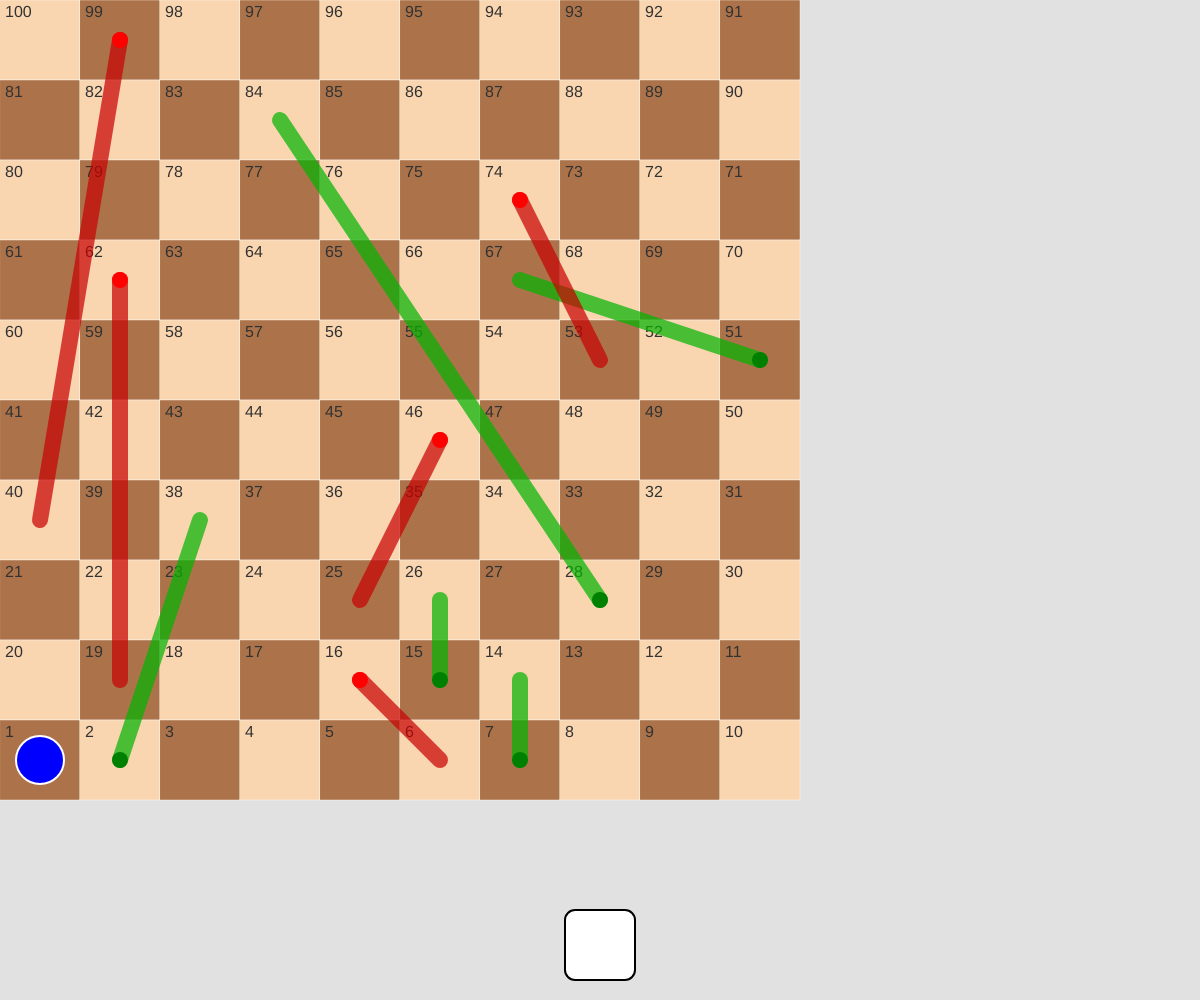
Frame 1 (no input)
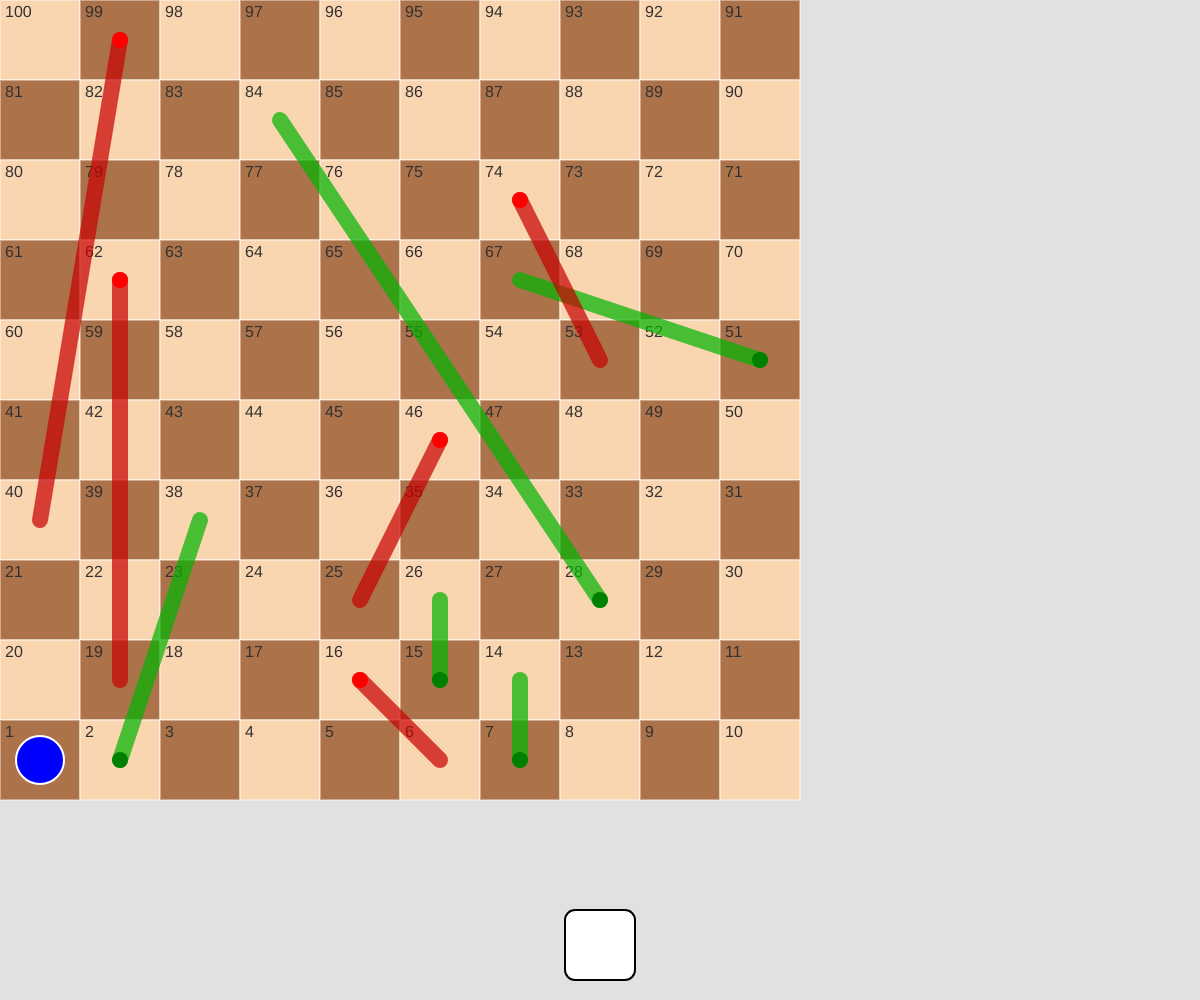
Frame 60 (no input)
Frame 120 (the mouse pressed at the canvas centre since frame 60): identical to frame 60, image omitted

The p5.js sketch that drew these frames (run headless with seeded random() and noise() and a simulated clock; from frame 60 on, the mouse is pressed at the canvas centre):

// p5.js sketch
// ── sketch.js
// 2D Array Game (Snakes and Ladders)
// Zain Ahmad Zaram
// 14 April 2026
//
// Extra for Experts:
// Took help a YTber named The Coding Train mostly for maths
// learnt how to use counter the challenges of the left to right and right to left moving of the player on the board 
// and how to convert the player's position on the board to row and column coordinates for drawing the player on the canvas
// discovered the min() function to make sure the board stays a square even on wide monitors
// discovered transparancy in colors to make the lines for snakes and ladders look better and not so harsh on the eyes
// discovered objects can be used to return multiple values from a function

//Constants for dice
const DICE_SIZE = 70;
const ONEDOT_RADIUS = 20;
const TWODOT_RADIUS = 10;
const THREEDOT_RADIUS = 9;
const FOURDOT_RADIUS = 9;
const FIVEDOT_RADIUS = 9;
const SIXDOT_RADIUS = 9;

//colors for the board tiles/cells
const LIGHT_SKIN = "#f9d5b0";
const DARK_SKIN = "#ac734a";

//game variables
let diceNumber;
let playerPos = 1;
let cellSize;
let board = [];

// These arrays define the start and end points of the special tiles (snakes and ladders)
let specialTileStarts = [2, 7, 15, 28, 51, 16, 46, 62, 74, 99];
let specialTileEnds   = [38, 14, 26, 84, 67, 6, 25, 19, 53, 40];

function setup() {
  createCanvas(windowWidth, windowHeight);
  calculateSizes();
  initializeBoard();
}


function draw() {

  background(225);

  drawBoard();
  drawSpecials();
  drawPlayer();
  drawDice();

  if (playerPos === 100) {
    winText();
  }
}

function calculateSizes() {
  let availableHeight = height * 0.8;
  // min ensures the board stays a square even on wide monitors
  cellSize = min(width, availableHeight) / 10;
}


// Create the 10x10 structure of the board using a 2D array (the main requirement of the project)
function initializeBoard() {
  for (let i = 0; i < 10; i++) {
    board[i] = [];
    for (let j = 0; j < 10; j++) {
      // Initialize all cells to 0 (empty)
      board[i][j] = 0;
    }
  }
    // Populates the 2D array with destination numbers at specific coordinates to act as a "lookup table" for snakes and ladders
  for (let i = 0; i < specialTileStarts.length; i++) {
    // Get the starting and ending tile numbers for the current special tile while matching the indexes of the two arrays
    let sNum = specialTileStarts[i];
    let eNum = specialTileEnds[i];
    
    // Convert the starting tile number to grid coordinates (row and column)
    let pos = getGridCoords(sNum);
    
    // Place the special tile on the board by setting the value at the corresponding row and column to the ending tile number
    //also acts as a lookup for the player's position to know where to move them when they land on a snake or ladder
    board[pos.row][pos.col] = eNum;
  }
}



function dice() {
  diceNumber = Math.floor(random(1, 7));
  playerPos += diceNumber;

  if (playerPos >= 100) {
    playerPos = 100;
  }
  //this piece gets info from initializeBoard() to check if the player has landed on a special tile and move them accordingly, if not it just leaves them where they are
  else {
    // Get the grid coordinates of the player's new position after moving
    let pos = getGridCoords(playerPos); 
    // Check if the player has landed on a special tile by looking up the value in the board array at the corresponding row and column
    if (board[pos.row][pos.col] !== 0) {
      // If the value is not 0, it means it's a special tile, so we update the player's position to the destination number of that tile
      playerPos = board[pos.row][pos.col];
    }
  }
}

function drawDice() {
  let x = (width - DICE_SIZE) / 2;
  let y = height - DICE_SIZE - 20;
// to make the dots appear where they are supposed to be on the dice
  let diceMid = 35;
  let diceLow = 15;
  let diceHigh = 52;

  push();
  stroke(0);
  strokeWeight(2);
  fill("white");
  square(x, y, DICE_SIZE, 10);
  pop();

  if (diceNumber === 1) {
    fill("red");
    circle(x + diceMid, y + diceMid, ONEDOT_RADIUS);
  }
  if (diceNumber === 2) {
    fill("blue");
    circle(x + diceLow, y + diceMid, TWODOT_RADIUS);
    circle(x + diceHigh, y + diceMid, TWODOT_RADIUS);
  }
  if (diceNumber === 3) {
    fill("red");
    circle(x + diceHigh, y + diceHigh, THREEDOT_RADIUS);
    circle(x + diceMid, y + diceMid, THREEDOT_RADIUS);
    circle(x + diceLow, y + diceLow, THREEDOT_RADIUS);
  }
  if (diceNumber === 4) {
    fill("blue");
    circle(x + diceLow, y + diceLow, FOURDOT_RADIUS);
    circle(x + diceHigh, y + diceHigh, FOURDOT_RADIUS);
    circle(x + diceLow, y + diceHigh, FOURDOT_RADIUS);
    circle(x + diceHigh, y + diceLow, FOURDOT_RADIUS);
  }
  if (diceNumber === 5) {
    fill("blue");
    circle(x + diceLow, y + diceLow, FIVEDOT_RADIUS);
    circle(x + diceHigh, y + diceHigh, FIVEDOT_RADIUS);
    circle(x + diceLow, y + diceHigh, FIVEDOT_RADIUS);
    circle(x + diceHigh, y + diceLow, FIVEDOT_RADIUS);
    circle(x + diceMid, y + diceMid, FIVEDOT_RADIUS);
  }
  if (diceNumber === 6) {
    fill("blue");
    circle(x + diceLow, y + diceLow, SIXDOT_RADIUS);
    circle(x + diceHigh, y + diceHigh, SIXDOT_RADIUS);
    circle(x + diceLow, y + diceHigh, SIXDOT_RADIUS);
    circle(x + diceHigh, y + diceLow, SIXDOT_RADIUS);
    circle(x + diceLow, y + diceMid, SIXDOT_RADIUS);
    circle(x + diceHigh, y + diceMid, SIXDOT_RADIUS);
  }

}

function drawBoard() {
  for (let i = 0; i < 10; i++) {
    for (let j = 0; j < 10; j++) {
      let x = j * cellSize;
      let y = i * cellSize;

      let tileSum = i + j;

      // Checkerboard skin-tone pattern
    if (tileSum % 2 === 0) {
      fill(LIGHT_SKIN);
    } 
    else {
      fill(DARK_SKIN);
    }  
      stroke(255, 100);
      rect(x, y, cellSize, cellSize);

      // Tile Numbers
      let num = getTileNumber(i, j);
      fill(50);
      noStroke();
      textSize(cellSize * 0.2);
      textAlign(LEFT, TOP);
      text(num, x + 5, y + 5);
    }
  }
}

function getTileNumber(row, col) {
  let r = 9 - row;
  if (r % 2 === 0) {
    // Even rows go left to right
    return r * 10 + col + 1;
  } 
  else {
    // Odd rows go right to left
    return r * 10 + (9 - col) + 1;
  }
}

function drawPlayer() {
  let plyr= getGridCoords(playerPos);
  stroke(255); 
  strokeWeight(2);
  fill("blue"); 
  circle(plyr.col * cellSize + cellSize / 2, plyr.row * cellSize + cellSize / 2, cellSize * 0.6);
}

function getGridCoords(num) {
  // Calculate row and column based on the player's position on the board
  let row = Math.floor((num - 1) / 10);
  let col = (num - 1) % 10;

  // Invert the row index to match the board's top-to-bottom numbering
  let invertedRow = 9 - row;

  // For odd rows, reverse the column index to account for the zigzag pattern
  if (row % 2 === 1) {
    col = 9 - col;
  }

  // Ensure player doesn't go beyond 100
  if (num > 100) {
    num = 100;
  }

  // We can't return two values at once so we return an object with both row and col as properties for easier access when drawing the player
  // This way we can easily get both the row and column coordinates in one function call and use them to draw the player on the canvas
  // set rows as invertedRow to match the board's top-to-bottom numbering and col as is since it will be adjusted for odd rows in the function
  return { row: invertedRow, col: col }; 
}

function drawSpecials() {
  for (let i = 0; i < specialTileStarts.length; i++) {
    let sNum = specialTileStarts[i];
    let eNum = specialTileEnds[i];

    // Get the starting and ending tile coordinates for the current special tile while matching the indexes of the two arrays
    let start = getGridCoords(sNum);
    let end = getGridCoords(eNum);
    
    // Calculate the center coordinates of the starting and ending tiles for drawing the line
    let x1 = start.col * cellSize + cellSize / 2;
    let y1 = start.row * cellSize + cellSize / 2;
    let x2 = end.col * cellSize + cellSize / 2;
    let y2 = end.row * cellSize + cellSize / 2;

    // Set the color
    if (eNum > sNum) {
      // Darker green with a bit of transparency
      stroke(0, 180, 0, 180);
    } else {
      // Red with a bit of transparency
      stroke(200, 0, 0, 180);
    }

    // Using cellSize * 0.2 makes the line about 20% of the square's width
    strokeWeight(cellSize * 0.2); 
    
    line(x1, y1, x2, y2);
    
    // Added a small circle at the start so it looks like their heads are on the line,looks better overal
    noStroke();
    //used a ternary operator to make the code compact
    fill(eNum > sNum ? "green" : "red");
    circle(x1, y1, cellSize * 0.2);
  }
}

function restartGame() {
  // Reset the player's position to the starting point
  playerPos = 1;

  // Reset the dice number to 0 or any default value if needed
  diceNumber = 0;
}

 function winText() {
    textSize(32);
    fill("green");
    textAlign(CENTER, CENTER);
    text("You Win!", width/ 2, height - DICE_SIZE- 90);

    textSize(32);
    fill("black");
    textAlign(CENTER, CENTER);
    text("Click \"R\" to Restart", width/ 2, height - DICE_SIZE- 50);
  }

function mouseClicked() {
  let x = (width - DICE_SIZE) / 2;
  let y = height - DICE_SIZE - 20;
  if (mouseX > x && mouseX < x + DICE_SIZE && mouseY > y && mouseY < y + DICE_SIZE) {
    dice();
  }
}

function keyPressed() {
  if (key === "r" || key === "R") {
    restartGame();
  }
}
